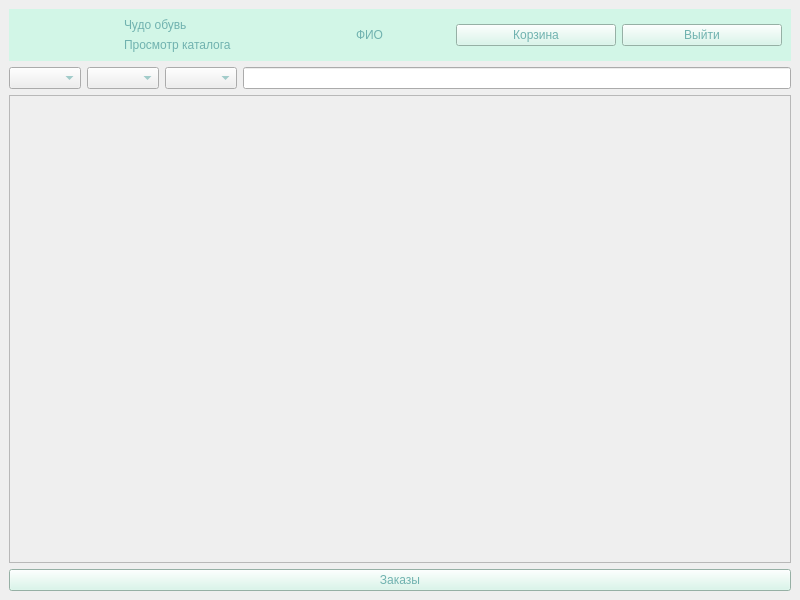
<?xml version="1.0" encoding="UTF-8"?>
<ui version="4.0">
 <class>MainWindow</class>
 <widget class="QMainWindow" name="MainWindow">
  <property name="geometry">
   <rect>
    <x>0</x>
    <y>0</y>
    <width>800</width>
    <height>600</height>
   </rect>
  </property>
  <property name="windowTitle">
   <string>MainWindow</string>
  </property>
  <property name="styleSheet">
   <string notr="true">*{
	
	font: 24pt &quot;Calibri&quot;;
	color:#70B2AF;
}
#header{
	background-color:#D2F6E7;
}
QPushButton{
	color:#70B2AF;	
	background-color:#D2F6E7;
}
QPushButton:hover{
	color:#D2F6E7;	
	background-color:#70B2AF;
}</string>
  </property>
  <widget class="QWidget" name="body">
   <layout class="QVBoxLayout" name="verticalLayout_2">
    <item alignment="Qt::AlignTop">
     <widget class="QWidget" name="header" native="true">
      <layout class="QHBoxLayout" name="horizontalLayout">
       <item>
        <widget class="QLabel" name="label_2">
         <property name="maximumSize">
          <size>
           <width>100</width>
           <height>100</height>
          </size>
         </property>
         <property name="text">
          <string/>
         </property>
         <property name="pixmap">
          <pixmap>../img/Чудо Обувь.png</pixmap>
         </property>
         <property name="scaledContents">
          <bool>true</bool>
         </property>
        </widget>
       </item>
       <item>
        <layout class="QVBoxLayout" name="verticalLayout">
         <item>
          <widget class="QLabel" name="label_3">
           <property name="text">
            <string>Чудо обувь</string>
           </property>
          </widget>
         </item>
         <item>
          <widget class="QLabel" name="label">
           <property name="text">
            <string>Просмотр каталога</string>
           </property>
          </widget>
         </item>
        </layout>
       </item>
       <item alignment="Qt::AlignHCenter">
        <widget class="QLabel" name="name_user">
         <property name="text">
          <string>ФИО</string>
         </property>
        </widget>
       </item>
       <item>
        <widget class="QPushButton" name="cart_btn">
         <property name="text">
          <string>Корзина</string>
         </property>
        </widget>
       </item>
       <item>
        <widget class="QPushButton" name="logout_btn">
         <property name="text">
          <string>Выйти</string>
         </property>
        </widget>
       </item>
      </layout>
     </widget>
    </item>
    <item>
     <layout class="QHBoxLayout" name="horizontalLayout_3">
      <item>
       <widget class="QComboBox" name="price_box"/>
      </item>
      <item>
       <widget class="QComboBox" name="cat_box"/>
      </item>
      <item>
       <widget class="QComboBox" name="scat_box"/>
      </item>
      <item>
       <widget class="QLineEdit" name="search_edit"/>
      </item>
     </layout>
    </item>
    <item>
     <widget class="QScrollArea" name="scrollArea">
      <property name="widgetResizable">
       <bool>true</bool>
      </property>
      <widget class="QWidget" name="scrollAreaWidgetContents">
       <property name="geometry">
        <rect>
         <x>0</x>
         <y>0</y>
         <width>780</width>
         <height>18</height>
        </rect>
       </property>
       <property name="sizePolicy">
        <sizepolicy hsizetype="Preferred" vsizetype="Fixed">
         <horstretch>0</horstretch>
         <verstretch>0</verstretch>
        </sizepolicy>
       </property>
       <layout class="QVBoxLayout" name="verticalLayout_3"/>
      </widget>
     </widget>
    </item>
    <item>
     <widget class="QPushButton" name="orders_btn">
      <property name="text">
       <string>Заказы</string>
      </property>
     </widget>
    </item>
   </layout>
  </widget>
 </widget>
 <resources/>
 <connections/>
</ui>
